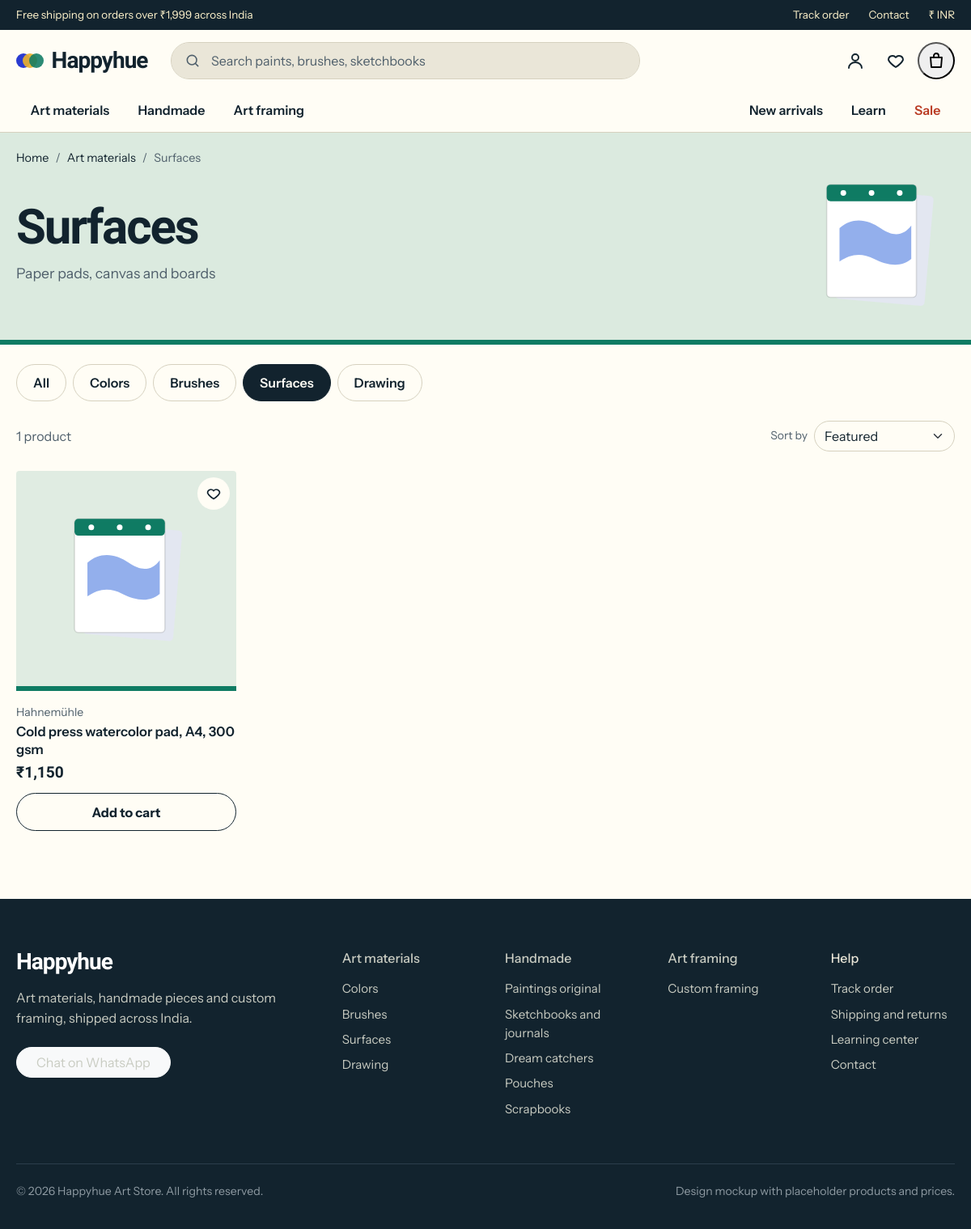
Page /shop/surfaces/ on the committed database.
### store/models.py (models this page shows, shortened)
class Category(models.Model):
    parent = models.ForeignKey(
        "self", null=True, blank=True, on_delete=models.CASCADE, related_name="children"
    )
    name = models.CharField(max_length=80)
    slug = models.SlugField(unique=True)
    blurb = models.CharField(
        max_length=160, blank=True, help_text="One line shown on category tiles and at the top of the list page."
    )
    menu_blurb = models.CharField(
        max_length=120, blank=True, help_text="Shorter line for the mega menu. Falls back to the blurb."
    )
    icon = models.CharField(
        max_length=40, default="a-tube",
        help_text="Illustration id from templates/partials/sprite.html, for example a-tube.",
    )
    colors = models.CharField(
        max_length=60, default="#BA3521,#8A98A3,#CDBF9B", help_text="Up to three hex colors, comma separated."
    )
    sort_order = models.PositiveSmallIntegerField(default=0)
    is_active = models.BooleanField(default=True)
    class Meta:
        ordering = ["sort_order", "name"]
        verbose_name_plural = "categories"
    def get_absolute_url(self):
        return reverse("store:category", args=[self.slug])
    @property
    def c(self):
        return split_colors(self.colors)
    def subtree_ids(self):
        ids = [self.pk]
        frontier = [self.pk]
        while frontier:
            frontier = list(Category.objects.filter(parent_id__in=frontier).values_list("pk", flat=True))
            ids += frontier
        return ids

class Product(models.Model):
    class HomeTab(models.TextChoices):
        NONE = "", "Not on the homepage"
        BEST = "best", "Bestsellers"
        NEW = "new", "New arrivals"
        HAND = "hand", "Handmade picks"
    category = models.ForeignKey(Category, on_delete=models.PROTECT, related_name="products")
    name = models.CharField(max_length=200)
    slug = models.SlugField(max_length=220, unique=True, blank=True)
    brand = models.CharField(max_length=80, help_text="Brand, or the maker for handmade pieces.")
    description = models.TextField(blank=True)
    price = models.DecimalField(max_digits=10, decimal_places=2)
    compare_at_price = models.DecimalField(
        max_digits=10, decimal_places=2, null=True, blank=True,
        help_text="Original price. Shown struck through next to the sale price.",
    )
    badge = models.CharField(max_length=20, blank=True, help_text="For example New, Sale or Bestseller.")
    stock = models.PositiveIntegerField(default=0)
    icon = models.CharField(
        max_length=40, default="a-tube", help_text="Illustration id from templates/partials/sprite.html."
    )
    colors = models.CharField(
        max_length=60, default="#BA3521,#8A98A3,#CDBF9B", help_text="Up to three hex colors, comma separated."
    )
    home_tab = models.CharField(max_length=8, choices=HomeTab.choices, blank=True, default="")
    sort_order = models.PositiveIntegerField(default=0, help_text="Lower numbers come first in Featured order.")
    is_active = models.BooleanField(default=True)
    created_at = models.DateTimeField(auto_now_add=True)
    objects = ProductQuerySet.as_manager()
    class Meta:
        ordering = ["sort_order", "id"]
    @property
    def by(self):
        return self.brand
    @property
    def c(self):
        return split_colors(self.colors)
    @property
    def old_price(self):
        return self.compare_at_price
    @property
    def in_stock(self):
        return self.stock > 0
    def get_absolute_url(self):
        return reverse("store:product", args=[self.slug])
    @property
    def gallery(self):
        return list(self.images.all())
    @property
    def main_image(self):
        images = self.gallery
        return images[0] if images else None

### store/views.py (the view)
# urls.py: path("shop/<slug:slug>/", views.category, name="category"),
def category(request, slug):
    category = get_object_or_404(Category.objects.select_related("parent"), slug=slug, is_active=True)
    pills_root = category.parent or category
    subcategories = pills_root.children.filter(is_active=True)
    sort = request.GET.get("sort", "featured")
    if sort not in SORTS:
        sort = "featured"
    products = (
        Product.objects.active()
        .filter(category__in=category.subtree_ids())
        .order_by(*SORTS[sort][1])
    )
    page_obj = Paginator(products, PAGE_SIZE).get_page(request.GET.get("page"))
    cta_href = next((c.get("cta_href") for c in data.CATEGORIES if c["slug"] == pills_root.slug), "")
    context = {
        "category": category,
        "pills_root": pills_root,
        "subcategories": subcategories,
        "page_obj": page_obj,
        "sort": sort,
        "sorts": [(key, label) for key, (label, _) in SORTS.items()],
        "builder_url": reverse("store:home") + cta_href if cta_href else "",
    }
    return render(request, "category.html", context)

### store/context_processors.py (called while the page is built)
def storefront(request):
    return {
        "store_name": data.STORE_NAME,
        "categories": get_navigation(request),
        "free_shipping_threshold": data.FREE_SHIPPING_THRESHOLD,
        "help_links": data.HELP_LINKS,
    }

### store/models.py (called while the page is built)
def split_colors(value):
    return [c.strip() for c in value.split(",") if c.strip()]

    def active(self):
        return self.filter(is_active=True, category__is_active=True).prefetch_related("images")

### store/navigation.py (called while the page is built)
def _count_label(n):
    return f"{n} item{'s' if n != 1 else ''}" if n else ""

def get_navigation(request):
    if not hasattr(request, "_store_navigation"):
        request._store_navigation = build_navigation()
    return request._store_navigation

### store/templatetags/store_extras.py (called while the page is built)
@register.filter
def inr(value):
    try:
        n = int(round(float(value)))
    except (TypeError, ValueError):
        return value
    digits = str(abs(n))
    if len(digits) > 3:
        head, tail = digits[:-3], digits[-3:]
        groups = []
        while len(head) > 2:
            groups.insert(0, head[-2:])
            head = head[:-2]
        if head:
            groups.insert(0, head)
        digits = ",".join(groups + [tail])
    return f"₹{'-' if n < 0 else ''}{digits}"

@register.filter
def css_vars(colors):
    colors = list(colors)
    c1 = colors[0]
    c2 = colors[1] if len(colors) > 1 else c1
    c3 = colors[2] if len(colors) > 2 else c1
    return f"--c1:{c1};--c2:{c2};--c3:{c3}"

### store/templates/category.html (shortened to what this page needs)
{% extends "base.html" %}
{% load static store_extras %}
{% block content %}
<section class="cat-hero" style="{{ category.c|css_vars }}">
  <div class="container">
    <nav aria-label="Breadcrumb">
      <ol class="breadcrumb">
        <li class="breadcrumb-item"><a href="{% url 'store:home' %}">Home</a></li>
        {% if category.parent %}<li class="breadcrumb-item"><a href="{{ category.parent.get_absolute_url }}">{{ category.parent.name }}</a></li>{% endif %}
        <li class="breadcrumb-item active" aria-current="page">{{ category.name }}</li>
      </ol>
    </nav>
    <div class="cat-hero__body">
      <div>
        <h1>{{ category.name }}</h1>
        {% if category.blurb %}<p>{{ category.blurb }}</p>{% endif %}
      </div>
      <svg class="cat-hero__art" viewBox="0 0 120 120" aria-hidden="true"><use href="#{{ category.icon }}"/></svg>
    </div>
  </div>
</section>
<section class="section pt-4">
  <div class="container">
    {% if subcategories %}
    <ul class="nav nav-pills cat-pills mb-4" aria-label="{{ pills_root.name }} sub-categories">
      <li class="nav-item"><a class="nav-link{% if category.pk == pills_root.pk %} active{% endif %}" href="{{ pills_root.get_absolute_url }}"{% if category.pk == pills_root.pk %} aria-current="page"{% endif %}>All</a></li>
      {% for sub in subcategories %}
      <li class="nav-item"><a class="nav-link{% if sub.pk == category.pk %} active{% endif %}" href="{{ sub.get_absolute_url }}"{% if sub.pk == category.pk %} aria-current="page"{% endif %}>{{ sub.name }}</a></li>
      {% endfor %}
    </ul>
    {% endif %}
    {% if page_obj.paginator.count %}
    <form class="toolbar" method="get">
      <p class="mb-0 text-body-secondary">{{ page_obj.paginator.count }} product{{ page_obj.paginator.count|pluralize }}</p>
      <div class="d-flex align-items-center gap-2">
        <label class="small text-body-secondary" for="sort">Sort by</label>
        <select class="form-select" id="sort" name="sort">
          {% for key, label in sorts %}<option value="{{ key }}"{% if key == sort %} selected{% endif %}>{{ label }}</option>{% endfor %}
        </select>
      </div>
    </form>
    <div class="row row-cols-2 row-cols-lg-4 g-3 g-lg-4">
      {% for p in page_obj %}
      <div class="col">{% include "partials/product_card.html" with p=p %}</div>
      {% endfor %}
    </div>
    {% elif builder_url %}
    <div class="empty-state">
      <h2>Framed to measure</h2>
      <p>Custom framing is made to order. Pick a size, a frame and a mat, and see the result as you build it.</p>
      <a class="btn btn-primary btn-lg rounded-pill px-4" href="{{ builder_url }}">Design your frame</a>
    </div>
    {% else %}
    <div class="empty-state">
      <h2>Nothing here yet</h2>
      <p>New {{ category.name|lower }} are on their way. Have a look at the rest of the shop in the meantime.</p>
      <a class="btn btn-primary btn-lg rounded-pill px-4" href="{% url 'store:home' %}">Back to the shop</a>
    </div>
    {% endif %}
  </div>
</section>
{% endblock %}

### store/templates/base.html (shortened to what this page needs)
{% load static store_extras %}<!doctype html>
<html lang="en" data-bs-theme="light">
<head>
  <link rel="stylesheet" href="https://cdn.jsdelivr.net/npm/bootstrap@5.3.8/dist/css/bootstrap.min.css"
>
  <link rel="stylesheet" href="{% static 'css/site.css' %}">
</head>
<body>
  <div class="announce">
    <div class="container d-flex justify-content-between align-items-center gap-3 py-2">
      <p class="mb-0">Free shipping on orders over {{ free_shipping_threshold|inr }} across India</p>
      <nav class="d-none d-md-flex gap-4" aria-label="Utility">
        <a href="#">Track order</a>
        <a href="#">Contact</a>
        <a href="#">₹ INR</a>
      </nav>
    </div>
  </div>
  <header class="site-header sticky-top bg-body border-bottom">
    <div class="container topbar">
      <a class="brand" href="{% url 'store:home' %}" aria-label="{{ store_name }} Art Store, home">
        <svg viewBox="0 0 34 26" aria-hidden="true"><circle cx="9" cy="13" r="9" fill="#2A3BD0"/><circle cx="17" cy="13" r="9" fill="#E8B02E" opacity=".92"/><circle cx="25" cy="13" r="9" fill="#0F7B63" opacity=".88"/></svg>
        {{ store_name }}
      </a>
      <form class="search" role="search" action="{% url 'store:home' %}" method="get">
        <input id="q" name="q" type="search" class="form-control" placeholder="Search paints, brushes, sketchbooks" autocomplete="off">
      </form>
      <div class="ms-auto d-flex gap-1">
        <a class="icon-btn" href="{% if user.is_authenticated %}{% url 'accounts:orders' %}{% else %}{% url 'accounts:login' %}{% if request.resolver_match.view_name != 'accounts:login' %}?next={{ request.get_full_path|urlencode }}{% endif %}{% endif %}" aria-label="{% if user.is_authenticated %}My account and orders{% else %}Sign in{% endif %}"><svg class="ico" viewBox="0 0 24 24" aria-hidden="true"><use href="#u-user"/></svg></a>
        <a class="icon-btn" href="#" aria-label="Wishlist"><svg class="ico" viewBox="0 0 24 24" aria-hidden="true"><use href="#u-heart"/></svg><span class="count" id="wishCount" hidden>0</span></a>
        <button class="icon-btn" type="button" data-bs-toggle="offcanvas" data-bs-target="#cartDrawer" aria-controls="cartDrawer" aria-label="Open cart">
          <svg class="ico" viewBox="0 0 24 24" aria-hidden="true"><use href="#u-bag"/></svg><span class="count" id="cartCount" hidden>0</span>
        </button>
      </div>
    </div>
    <nav class="d-none d-lg-block" aria-label="Shop categories">
      <div class="container">
        <ul class="nav cats">
          {% for cat in categories %}
          <li class="nav-item">
            <a class="nav-link" href="{{ cat.url }}">{{ cat.name }}</a>
          </li>
          {% endfor %}
          <li class="nav-item ms-auto"><a class="nav-link" href="{% url 'store:home' %}#shop">New arrivals</a></li>
          <li class="nav-item"><a class="nav-link" href="{% url 'store:home' %}#learn">Learn</a></li>
          <li class="nav-item"><a class="nav-link text-sale" href="{% url 'store:home' %}#shop">Sale</a></li>
        </ul>
      </div>
    </nav>
  </header>
  <main id="main">
    {% block content %}{% endblock %}
  </main>
  <footer class="foot">
    <div class="container">
      <div class="row g-5">
        <div class="col-lg-4">
          <span class="brand text-white">{{ store_name }}</span>
          <p class="foot-muted mt-3 mb-4">Art materials, handmade pieces and custom framing, shipped across India.</p>
          <a class="btn btn-light rounded-pill px-4" href="#">Chat on WhatsApp</a>
        </div>
        {% for cat in categories %}
        <div class="col-6 col-lg-2">
          <h3 class="h6 mb-3"><a href="{{ cat.url }}">{{ cat.name }}</a></h3>
          <ul class="list-unstyled mb-0">
            {% for child in cat.children %}<li class="mb-2"><a href="{{ child.url }}">{{ child.name }}</a></li>{% endfor %}
          </ul>
        </div>
        {% endfor %}
        <div class="col-6 col-lg-2">
          <h3 class="h6 mb-3">Help</h3>
          <ul class="list-unstyled mb-0">
            {% for link in help_links %}<li class="mb-2"><a href="#">{{ link }}</a></li>{% endfor %}
          </ul>
        </div>
      </div>
      <div class="foot-legal d-flex flex-wrap justify-content-between gap-2">
        <span>© {% now "Y" %} {{ store_name }} Art Store. All rights reserved.</span>
        <span>Design mockup with placeholder products and prices.</span>
      </div>
    </div>
  </footer>
</body>
</html>

### store/templates/partials/product_card.html (shortened to what this page needs)
{% load store_extras l10n %}
<article class="pcard" style="{{ p.c|css_vars }}">
  <div class="pcard-img" style="position:relative;overflow:hidden">
    <button class="wish" type="button" data-wish="{{ p.id }}" aria-pressed="false" aria-label="Save {{ p.name }} to wishlist">
      <svg class="ico" viewBox="0 0 24 24" aria-hidden="true"><use href="#u-heart"/></svg>
    </button>
    {% if not p.main_image %}<svg viewBox="0 0 120 120" aria-hidden="true"><use href="#{{ p.icon }}"/></svg>{% endif %}
  </div>
  <div class="pt-3">
    <p class="small text-body-secondary mb-0">{{ p.by }}</p>
    <h3 class="pcard-name"><a href="{{ p.get_absolute_url }}" class="text-reset text-decoration-none">{{ p.name }}</a></h3>
    <p class="pcard-price mb-0">{{ p.price|inr }}{% if p.old_price %}<s>{{ p.old_price|inr }}</s>{% endif %}</p>
    {% if p.in_stock %}
    <button class="btn btn-ink w-100 mt-3" type="button" data-add
            data-id="{{ p.id }}" data-name="{{ p.name }}" data-by="{{ p.by }}"
            data-price="{{ p.price|unlocalize }}" data-icon="{{ p.icon }}" data-colors="{{ p.c|join:',' }}">Add to cart</button>
    {% else %}
    <button class="btn btn-ink w-100 mt-3" type="button" disabled>Sold out</button>
    {% endif %}
  </div>
</article>

### rows in the picture
Category: name "Art materials", name "Art materials"
Category: name "Handmade", name "Handmade"
Category: name "Art framing", name "Art framing"
Category: parent.name "Art materials", name "Surfaces", blurb "Paper pads, canvas and boards", name "Surfaces"
Category: name "Colors", name "Colors"
Category: name "Brushes", name "Brushes"
Category: name "Drawing", name "Drawing"
Product: by "Hahnemühle", name "Cold press watercolor pad, A4, 300 gsm", price|inr "₹1,150"
Category: name "Paintings original"
Category: name "Sketchbooks and journals"
Category: name "Dream catchers"
Category: name "Pouches"
Category: name "Scrapbooks"
Category: name "Custom framing"

### other values in the picture
{{ free_shipping_threshold|inr }} "₹1,999"
{{ store_name }} "Happyhue"
{{ page_obj.paginator.count }} "1"
{{ link }} "Track order" "Shipping and returns" "Learning center" "Contact"
form field sort "Featured"
